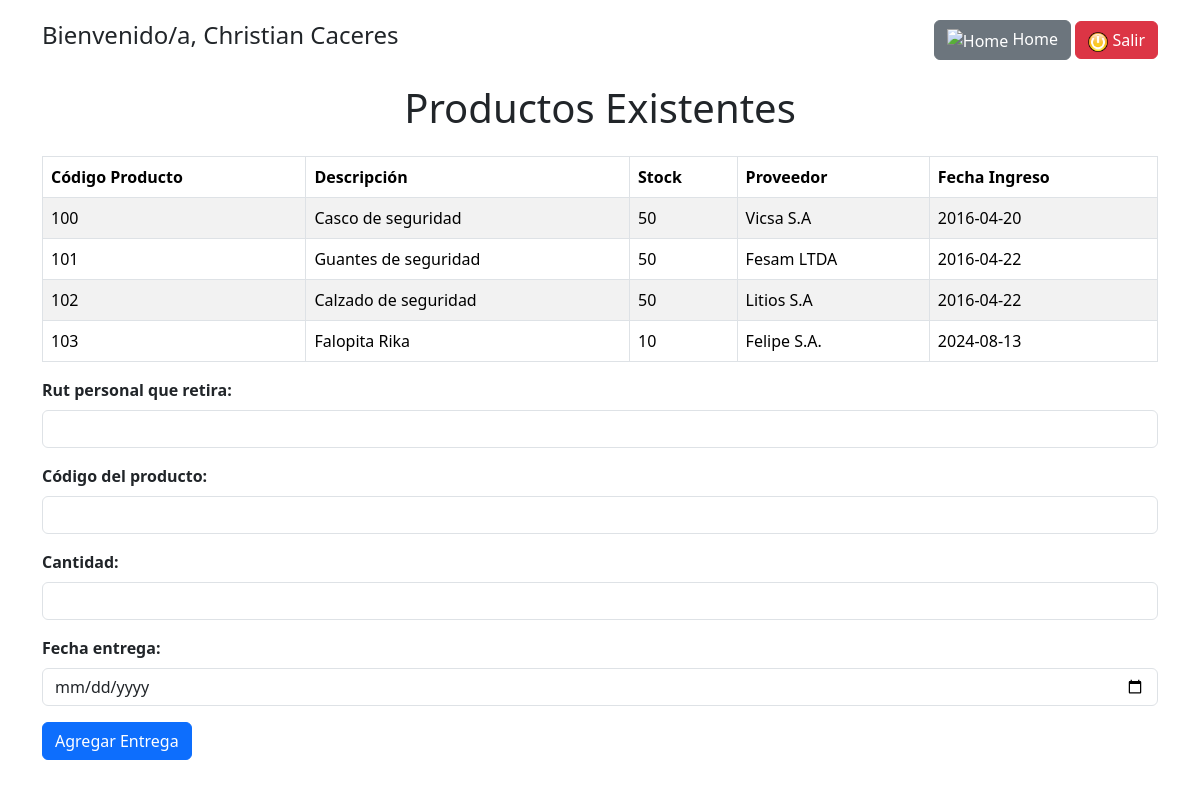
The page /src/views/realizar_entrega.php (signed in) on the database its author committed.
### tables this page shows
CREATE TABLE `productos` (
  `cod_producto` varchar(20) NOT NULL,
  `descripcion` varchar(50) NOT NULL,
  `stock` int(11) NOT NULL,
  `proveedor` varchar(50) NOT NULL,
  `fecha_ingreso` date NOT NULL
);

### src/views/realizar_entrega.php (the view, shortened to what this page needs)
<?php
include('../config/conexion.php');
?>
<!DOCTYPE html>
<html lang="es">
<head>
    <link href="https://cdn.jsdelivr.net/npm/bootstrap@5.3.3/dist/css/bootstrap.min.css" rel="stylesheet">
</head>
<body>
    <div class="container">
        <div class="d-flex justify-content-between align-items-center mb-4">
            <div>
                <h4>Bienvenido/a, <?php echo htmlspecialchars($_SESSION['nombre'] . ' ' . $_SESSION['apellido']); ?></h4>
            </div>
            <div>
                <a href="principalBodega.php" class="btn btn-secondary"><img src="../img/home.png" alt="Home" width="20"> Home</a>
                <a href="../helpers/salir.php?sal=si" class="btn btn-danger"><img src="../img/cerrar.png" alt="Salir" width="20"> Salir</a>
            </div>
        </div>
        <h1 class="text-center mb-4">Productos Existentes</h1>
        <?php
        $consulta = "SELECT * FROM PRODUCTOS";
        $query = $conn->prepare($consulta);
        $query->execute();
        $results = $query->fetchAll(PDO::FETCH_ASSOC);
        echo "<table class='table table-bordered table-striped'>";
        echo "<thead>";
        echo "<tr>";
        echo "<th>Código Producto</th>";
        echo "<th>Descripción</th>";
        echo "<th>Stock</th>";
        echo "<th>Proveedor</th>";
        echo "<th>Fecha Ingreso</th>";
        echo "</tr>";
        echo "</thead>";
        echo "<tbody>";
        foreach ($results as $result) {
            echo "<tr>";
            echo "<td>{$result['cod_producto']}</td>";
            echo "<td>{$result['descripcion']}</td>";
            echo "<td>{$result['stock']}</td>";
            echo "<td>{$result['proveedor']}</td>";
            echo "<td>{$result['fecha_ingreso']}</td>";
            echo "</tr>";
        }
        echo "</tbody>";
        echo "</table>";
        ?>
        <form action="../controllers/realizar_entrega_process.php" method="post">
            <div class="mb-3">
                <label for="rut" class="form-label">Rut personal que retira:</label>
                <input type="text" id="rut" name="rut" class="form-control" required>
            </div>
            <div class="mb-3">
                <label for="codigo" class="form-label">Código del producto:</label>
                <input type="text" id="codigo" name="codigo" class="form-control" required>
            </div>
            <div class="mb-3">
                <label for="cantidad" class="form-label">Cantidad:</label>
                <input type="number" id="cantidad" name="cantidad" class="form-control" required>
            </div>
            <div class="mb-3">
                <label for="fecha" class="form-label">Fecha entrega:</label>
                <input type="date" id="fecha" name="fecha" class="form-control" required>
            </div>
            <button type="submit" name="agregar" class="btn btn-primary">Agregar Entrega</button>
        </form>
    </div>
</body>
</html>

### src/views/realizar_entrega.php (style rules this page uses)
.container { margin-top: 20px; }
.form-label { font-weight: bold; }

### rows shown on the page
productos: cod_producto "100", descripcion "Casco de seguridad", stock "50", proveedor "Vicsa S.A", fecha_ingreso "2016-04-20"
productos: cod_producto "101", descripcion "Guantes de seguridad", stock "50", proveedor "Fesam LTDA", fecha_ingreso "2016-04-22"
productos: cod_producto "102", descripcion "Calzado de seguridad", stock "50", proveedor "Litios S.A", fecha_ingreso "2016-04-22"
productos: cod_producto "103", descripcion "Falopita Rika", stock "10", proveedor "Felipe S.A.", fecha_ingreso "2024-08-13"

### other values the page prints
$_SESSION['nombre'] . ' ' . $_SESSION['apellido'] "Christian Caceres"
